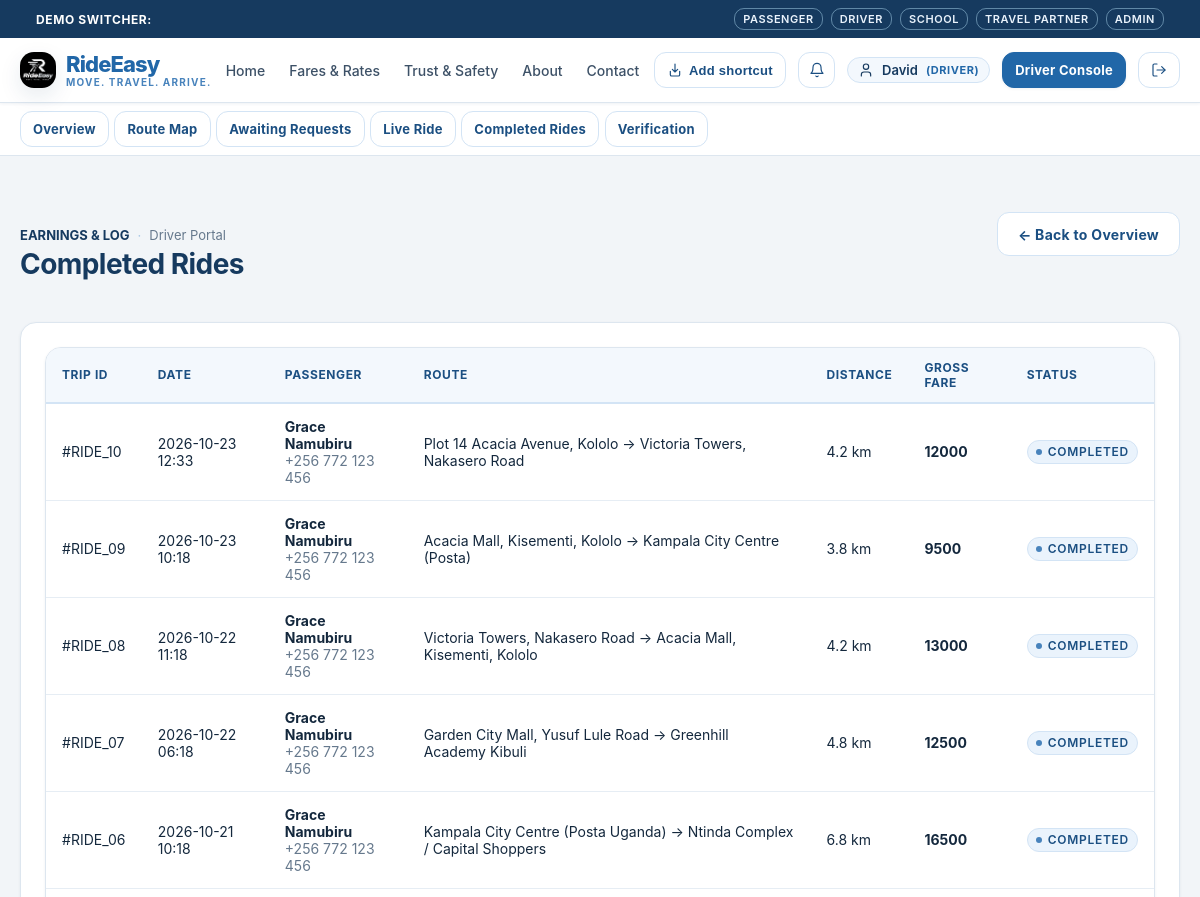
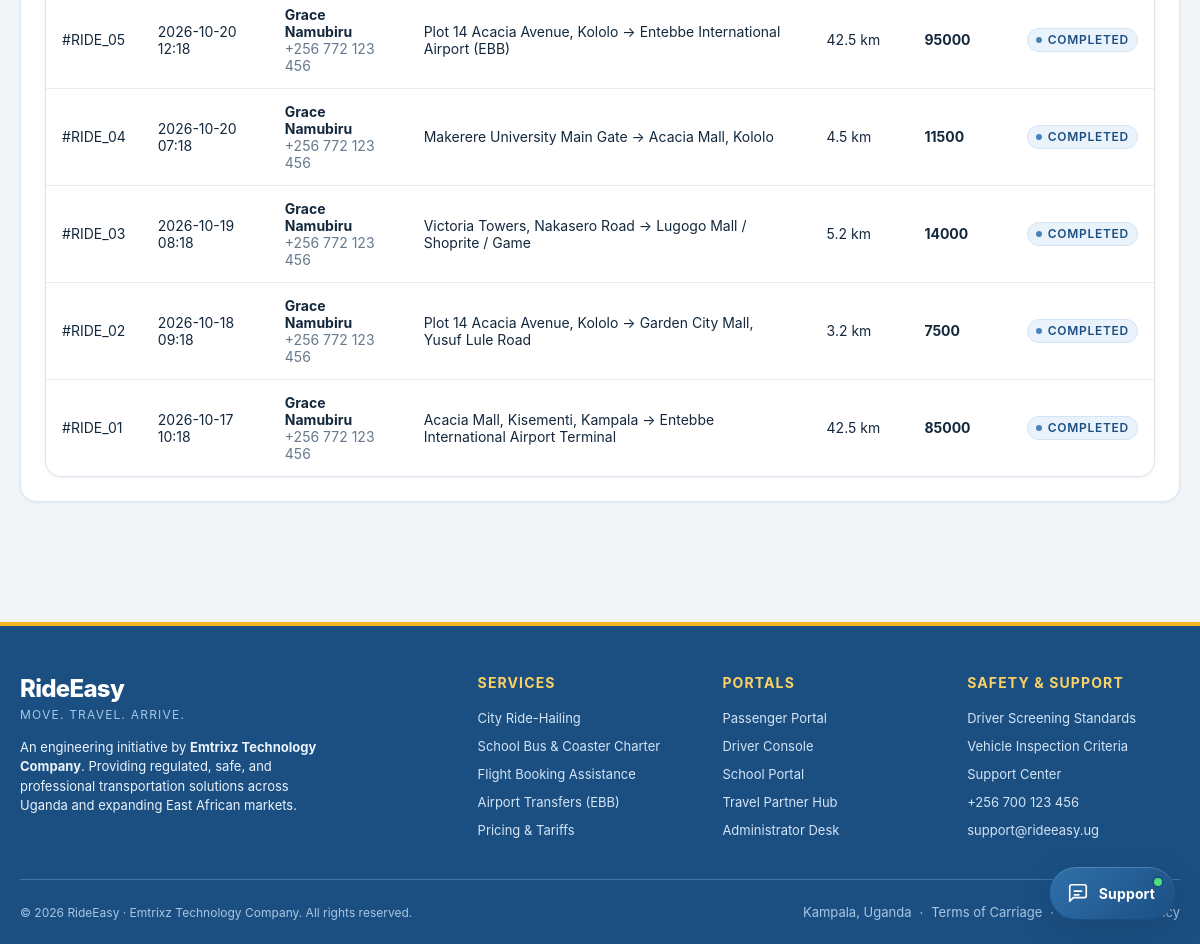
Screenshot of /driver/trips (signed in) with the database file from the repository (2 pictures, top to bottom).
### tables this page shows
CREATE TABLE users (
    id TEXT PRIMARY KEY,
    email TEXT UNIQUE NOT NULL,
    password_hash TEXT NOT NULL,
    role TEXT NOT NULL CHECK(role IN ('PASSENGER', 'DRIVER', 'SCHOOL', 'TRAVEL_COMPANY', 'ADMIN')),
    full_name TEXT NOT NULL,
    phone TEXT NOT NULL,
    is_active INTEGER NOT NULL DEFAULT 1,
    is_verified INTEGER NOT NULL DEFAULT 0,
    created_at TIMESTAMP NOT NULL DEFAULT CURRENT_TIMESTAMP,
    updated_at TIMESTAMP NOT NULL DEFAULT CURRENT_TIMESTAMP
, avatar_url TEXT DEFAULT '/static/images/default-avatar.svg');

CREATE TABLE rides (
    id TEXT PRIMARY KEY,
    passenger_id TEXT NOT NULL,
    driver_id TEXT,
    category TEXT NOT NULL CHECK(category IN ('BODA', 'ECONOMY', 'COMFORT', 'PREMIUM')),
    pickup_address TEXT NOT NULL,
    pickup_lat REAL NOT NULL,
    pickup_lng REAL NOT NULL,
    destination_address TEXT NOT NULL,
    destination_lat REAL NOT NULL,
    destination_lng REAL NOT NULL,
    estimated_distance_km REAL NOT NULL,
    estimated_fare_ugx INTEGER NOT NULL,
    final_fare_ugx INTEGER,
    payment_method TEXT NOT NULL DEFAULT 'CASH' CHECK(payment_method IN ('CASH', 'MTN_MOMO', 'AIRTEL_MONEY', 'CARD')),
    payment_status TEXT NOT NULL DEFAULT 'UNPAID' CHECK(payment_status IN ('UNPAID', 'PENDING', 'PAID')),
    status TEXT NOT NULL DEFAULT 'REQUESTED' CHECK(status IN (
        'REQUESTED',
        'SEARCHING_FOR_DRIVER',
        'DRIVER_ASSIGNED',
        'DRIVER_ARRIVING',
        'DRIVER_ARRIVED',
        'TRIP_STARTED',
        'TRIP_COMPLETED',
        'PAYMENT_PENDING',
        'COMPLETED',
        'CANCELLED'
    )),
    cancellation_reason TEXT,
    is_airport_ride INTEGER NOT NULL DEFAULT 0,
    related_journey_id TEXT,
    created_at TIMESTAMP NOT NULL DEFAULT CURRENT_TIMESTAMP,
    updated_at TIMESTAMP NOT NULL DEFAULT CURRENT_TIMESTAMP, cancelled_at TIMESTAMP, driver_response_status TEXT NOT NULL DEFAULT 'ACCEPTED' CHECK(driver_response_status IN ('PENDING', 'ACCEPTED', 'DECLINED')),
    FOREIGN KEY (passenger_id) REFERENCES users(id) ON DELETE CASCADE,
    FOREIGN KEY (driver_id) REFERENCES users(id),
    FOREIGN KEY (related_journey_id) REFERENCES confirmed_journeys(id)
);

### rideeasy/app/routes/driver.py (the view)
@driver_bp.route("/trips")
def trips():
    user = AuthService.get_current_user()
    db = get_db()
    trips_list = db.fetchall(
        """SELECT r.*, u.full_name as passenger_name, u.phone as passenger_phone
        FROM rides r
        JOIN users u ON r.passenger_id = u.id
        WHERE r.driver_id = ? AND r.status = 'COMPLETED'
        ORDER BY r.created_at DESC""",
        (user["id"],)
    )
    return render_template("driver/trips.html", user=user, trips=trips_list)

### rideeasy/app/templates/driver/trips.html (shortened to what this page needs)
{% extends "base.html" %}
{% block content %}
<div class="container section">
  <div style="display: flex; justify-content: space-between; align-items: baseline; flex-wrap: wrap; gap: 1rem; margin-bottom: 2rem;">
    <div>
      <div class="metadata-row" style="margin-bottom: 0.25rem;">
        <span style="font-weight: 700; color: var(--color-black); text-transform: uppercase;">Earnings & Log</span>
        <span class="metadata-separator">·</span>
        <span>Driver Portal</span>
      </div>
      <h2>Completed Rides</h2>
    </div>
    <a href="/driver/dashboard" class="btn btn-secondary">
      ← Back to Overview
    </a>
  </div>
  <div class="card">
    {% if trips %}
      <div class="table-responsive">
        <table class="table">
          <thead>
            <tr>
              <th>Trip ID</th>
              <th>Date</th>
              <th>Passenger</th>
              <th>Route</th>
              <th>Distance</th>
              <th>Gross Fare</th>
              <th>Status</th>
            </tr>
          </thead>
          <tbody>
            {% for t in trips %}
              <tr>
                <td>#{{ t.id[:8].upper() }}</td>
                <td class="text-subtle">{{ t.created_at[:16] }}</td>
                <td>
                  <strong>{{ t.passenger_name }}</strong>
                  <div class="text-subtle">{{ t.passenger_phone }}</div>
                </td>
                <td>{{ t.pickup_address }} → {{ t.destination_address }}</td>
                <td>{{ t.estimated_distance_km }} km</td>
                <td style="font-weight: 700;">{{ t.final_fare_ugx or t.estimated_fare_ugx | ugx }}</td>
                <td>
                  <span class="status-indicator">
                    <span class="status-dot"></span> {{ t.status }}
                  </span>
                </td>
              </tr>
            {% endfor %}
          </tbody>
        </table>
      </div>
    {% else %}
      <div style="text-align: center; padding: 3rem 0; color: var(--color-medium-grey);">
        No completed trips in log yet.
      </div>
    {% endif %}
  </div>
</div>
{% endblock %}

### rideeasy/app/templates/base.html (shortened to what this page needs)
<!DOCTYPE html>
<html lang="en">
<head>
  <link rel="stylesheet" href="/static/css/base.css">
  <link rel="stylesheet" href="/static/css/components.css">
  <link rel="stylesheet" href="/static/css/dashboard.css">
  <link rel="stylesheet" href="/static/css/responsive.css">
</head>
<body>
  <aside class="demo-role-bar no-print" aria-label="Demo role selector">
    <div class="container" style="display: flex; align-items: center; justify-content: space-between; flex-wrap: wrap; gap: 0.5rem; width: 100%;">
      <span style="font-weight: 700; letter-spacing: 0.05em; text-transform: uppercase;">Demo Switcher:</span>
      <div class="demo-role-links">
        <a href="/auth/demo/passenger" class="demo-btn">Passenger</a>
        <a href="/auth/demo/driver" class="demo-btn">Driver</a>
        <a href="/auth/demo/school" class="demo-btn">School</a>
        <a href="/auth/demo/travel" class="demo-btn">Travel Partner</a>
        <a href="/auth/demo/admin" class="demo-btn">Admin</a>
      </div>
    </div>
  </aside>
  <header class="navbar no-print">
    <div class="container">
      <div class="navbar-inner">
        <div class="brand-group">
          <a href="/" style="display: flex; align-items: center; gap: 0.625rem; text-decoration: none;">
            <img src="/static/images/logo.png" alt="RideEasy Logo" style="height: 36px; width: auto; object-fit: contain;" onerror="this.style.display='none'">
            <div style="display: flex; flex-direction: column;">
              <span class="brand-logo" style="line-height: 1.1;">{{ app_name }}</span>
              <span class="brand-tagline" style="font-size: 0.625rem; letter-spacing: 0.12em;">{{ app_tagline }}</span>
            </div>
          </a>
        </div>
        <nav aria-label="Main Navigation">
          <ul class="nav-links">
            <li><a href="/" class="nav-link">Home</a></li>
            <li><a href="/pricing" class="nav-link">Fares & Rates</a></li>
            <li><a href="/safety" class="nav-link">Trust & Safety</a></li>
            <li><a href="/about" class="nav-link">About</a></li>
            <li><a href="/contact" class="nav-link">Contact</a></li>
          </ul>
        </nav>
        <div class="nav-actions">
          <button type="button" class="btn btn-secondary btn-sm app-shortcut-button" data-add-shortcut title="Create a RideEasy shortcut" aria-label="Create a RideEasy shortcut">
            <svg class="icon icon-sm" viewBox="0 0 24 24" aria-hidden="true"><path d="M12 3v12m0 0 4-4m-4 4-4-4"/><path d="M5 14v5a2 2 0 0 0 2 2h10a2 2 0 0 0 2-2v-5"/></svg>
            <span>Add shortcut</span>
          </button>
          {% if current_user %}
            <div style="position: relative;">
              <button id="notif-bell-btn" class="btn btn-secondary btn-sm" aria-label="Notifications" title="In-App Notifications" style="position: relative; padding: 0.35rem 0.6rem;" onclick="toggleNotifDropdown(event);">
                <svg class="icon icon-sm" viewBox="0 0 24 24"><path d="M18 8A6 6 0 0 0 6 8c0 7-3 9-3 9h18s-3-2-3-9"/><path d="M13.73 21a2 2 0 0 1-3.46 0"/></svg>
              </button>
            </div>
            <a href="/profile" class="user-nav-chip" title="View and Edit Profile" style="text-decoration: none;">
              {% if current_user.avatar_url and current_user.avatar_url != '/static/images/default-avatar.svg' %}
                <img src="{{ current_user.avatar_url }}" alt="{{ current_user.full_name }}" style="width: 20px; height: 20px; border-radius: var(--radius-sm); object-fit: cover;">
              {% else %}
                <svg class="icon icon-sm" viewBox="0 0 24 24"><path d="M19 21v-2a4 4 0 0 0-4-4H9a4 4 0 0 0-4 4v2"/><circle cx="12" cy="7" r="4"/></svg>
              {% endif %}
              <span>{{ current_user.full_name.split()[0] }}</span>
              <span class="user-role-label">({{ current_user.role }})</span>
            </a>
            {% if current_user.role == 'PASSENGER' %}
              <a href="/passenger/dashboard" class="btn btn-secondary btn-sm">Dashboard</a>
              <a href="/passenger/book-ride" class="btn btn-primary btn-sm">Book Ride</a>
            {% elif current_user.role == 'DRIVER' %}
              <a href="/driver/dashboard" class="btn btn-primary btn-sm">Driver Console</a>
            {% elif current_user.role == 'SCHOOL' %}
              <a href="/school/dashboard" class="btn btn-primary btn-sm">School Portal</a>
            {% elif current_user.role == 'TRAVEL_COMPANY' %}
              <a href="/travel/dashboard" class="btn btn-primary btn-sm">Agency Console</a>
            {% elif current_user.role == 'ADMIN' %}
              <a href="/admin/dashboard" class="btn btn-primary btn-sm">Admin Control</a>
            {% endif %}
            <a href="/auth/logout" class="btn btn-secondary btn-sm" title="Sign Out">
              <svg class="icon icon-sm" viewBox="0 0 24 24"><path d="M9 21H5a2 2 0 0 1-2-2V5a2 2 0 0 1 2-2h4"/><polyline points="16 17 21 12 16 7"/><line x1="21" y1="12" x2="9" y2="12"/></svg>
            </a>
          {% else %}
            <a href="/auth/login" class="btn btn-secondary btn-sm">Sign In</a>
            <a href="/auth/register" class="btn btn-primary btn-sm">Register</a>
          {% endif %}
        </div>
      </div>
    </div>
  </header>
  {% if current_user %}
    <nav aria-label="Workspace navigation" style="border-bottom: 1px solid var(--color-light-grey); background: var(--color-white);">
      <div class="container" style="display: flex; gap: 0.35rem; overflow-x: auto; padding-top: 0.5rem; padding-bottom: 0.5rem; white-space: nowrap;">
        {% if current_user.role == 'PASSENGER' %}
          <a href="/passenger/dashboard" class="btn btn-secondary btn-sm">Overview</a>
          <a href="/map" class="btn btn-secondary btn-sm">Route Map</a>
          <a href="/passenger/rides" class="btn btn-secondary btn-sm">Recent Trips</a>
          <a href="/passenger/rides?status=awaiting" class="btn btn-secondary btn-sm">Awaiting Rides</a>
          <a href="/passenger/book-ride" class="btn btn-secondary btn-sm">Book a Ride</a>
          <a href="/passenger/flight-request" class="btn btn-secondary btn-sm">Book a Flight</a>
          <a href="/passenger/flight-requests" class="btn btn-secondary btn-sm">Flight Requests</a>
          <a href="/passenger/journeys" class="btn btn-secondary btn-sm">Journeys</a>
          <a href="/passenger/rewards" class="btn btn-secondary btn-sm">Rewards</a>
        {% elif current_user.role == 'DRIVER' %}
          <a href="/driver/dashboard" class="btn btn-secondary btn-sm">Overview</a>
          <a href="/map" class="btn btn-secondary btn-sm">Route Map</a>
          <a href="/driver/requests" class="btn btn-secondary btn-sm">Awaiting Requests</a>
          <a href="/driver/active-ride" class="btn btn-secondary btn-sm">Live Ride</a>
          <a href="/driver/trips" class="btn btn-secondary btn-sm">Completed Rides</a>
          <a href="/driver/verification" class="btn btn-secondary btn-sm">Verification</a>
        {% elif current_user.role == 'SCHOOL' %}
          <a href="/school/dashboard" class="btn btn-secondary btn-sm">Overview</a>
          <a href="/map" class="btn btn-secondary btn-sm">Route Map</a>
          <a href="/school/requests" class="btn btn-secondary btn-sm">Transport Requests</a>
          <a href="/school/request" class="btn btn-secondary btn-sm">Book Transport</a>
        {% elif current_user.role == 'TRAVEL_COMPANY' %}
          <a href="/map" class="btn btn-secondary btn-sm">Route Map</a>
          <a href="/travel/dashboard" class="btn btn-secondary btn-sm">Travel Partner Dashboard</a>
        {% endif %}
      </div>
    </nav>
  {% endif %}
  <main>
    {% block content %}{% endblock %}
  </main>
  <footer class="footer no-print">
    <div class="container">
      <div class="footer-inner">
        <div>
          <div style="font-size: 1.5rem; font-weight: 800; letter-spacing: -0.03em; margin-bottom: 0.25rem;">{{ app_name }}</div>
          <div style="font-size: 0.75rem; letter-spacing: 0.1em; color: var(--color-medium-grey); text-transform: uppercase; margin-bottom: 1rem;">{{ app_tagline }}</div>
          <p style="color: var(--color-light-grey); font-size: 0.8125rem; max-width: 320px; line-height: 1.5;">
            An engineering initiative by <strong>{{ company_name }}</strong>. Providing regulated, safe, and professional transportation solutions across Uganda and expanding East African markets.
          </p>
        </div>
        <div>
          <h4>Services</h4>
          <ul class="footer-links">
            <li><a href="/passenger/book-ride">City Ride-Hailing</a></li>
            <li><a href="/school/request">School Bus & Coaster Charter</a></li>
            <li><a href="/passenger/flight-request">Flight Booking Assistance</a></li>
            <li><a href="/pricing">Airport Transfers (EBB)</a></li>
            <li><a href="/pricing">Pricing & Tariffs</a></li>
          </ul>
        </div>
        <div>
          <h4>Portals</h4>
          <ul class="footer-links">
            <li><a href="/auth/demo/passenger">Passenger Portal</a></li>
            <li><a href="/auth/demo/driver">Driver Console</a></li>
            <li><a href="/auth/demo/school">School Portal</a></li>
            <li><a href="/auth/demo/travel">Travel Partner Hub</a></li>
            <li><a href="/auth/demo/admin">Administrator Desk</a></li>
          </ul>
        </div>
        <div>
          <h4>Safety & Support</h4>
          <ul class="footer-links">
            <li><a href="/safety">Driver Screening Standards</a></li>
            <li><a href="/safety">Vehicle Inspection Criteria</a></li>
            <li><a href="/contact">Support Center</a></li>
            <li><a href="tel:{{ support_phone }}">{{ support_phone }}</a></li>
            <li><a href="mailto:{{ support_email }}">{{ support_email }}</a></li>
          </ul>
        </div>
      </div>
      <div class="footer-bottom">
        <div>© 2026 {{ app_name }} · {{ company_name }}. All rights reserved.</div>
        <div class="metadata-row" style="color: var(--color-medium-grey);">
          <span>Kampala, Uganda</span>
          <span class="metadata-separator">·</span>
          <span>Terms of Carriage</span>
          <span class="metadata-separator">·</span>
          <span>Data Privacy Policy</span>
        </div>
      </div>
    </div>
  </footer>
  <div class="ai-support-widget no-print" id="ai-support-widget">
      <button type="button" class="ai-support-toggle" id="ai-support-toggle" aria-controls="ai-support-panel" aria-expanded="false" aria-label="Open RideEasy support chat">
        <svg class="icon" viewBox="0 0 24 24" aria-hidden="true"><path d="M21 15a2 2 0 0 1-2 2H7l-4 4V5a2 2 0 0 1 2-2h14a2 2 0 0 1 2 2z"/><path d="M8 10h8M8 14h5"/></svg>
        <span>Support</span>
        <span class="ai-support-toggle-status" aria-hidden="true"></span>
      </button>
  </div>
</body>
</html>

### rows the page displays
users: full_name "David", role "DRIVER"
rides: id "RIDE_10", created_at "2026-10-23 12:33", passenger_name "Grace Namubiru", passenger_phone "+256 772 123 456", pickup_address "Plot 14 Acacia Avenue, Kololo", destination_address "Victoria Towers, Nakasero Road", estimated_distance_km "4.2", final_fare_ugx "12000", status "COMPLETED"
rides: id "RIDE_09", created_at "2026-10-23 10:18", passenger_name "Grace Namubiru", passenger_phone "+256 772 123 456", pickup_address "Acacia Mall, Kisementi, Kololo", destination_address "Kampala City Centre (Posta)", estimated_distance_km "3.8", final_fare_ugx "9500", status "COMPLETED"
rides: id "RIDE_08", created_at "2026-10-22 11:18", passenger_name "Grace Namubiru", passenger_phone "+256 772 123 456", pickup_address "Victoria Towers, Nakasero Road", destination_address "Acacia Mall, Kisementi, Kololo", estimated_distance_km "4.2", final_fare_ugx "13000", status "COMPLETED"
rides: id "RIDE_07", created_at "2026-10-22 06:18", passenger_name "Grace Namubiru", passenger_phone "+256 772 123 456", pickup_address "Garden City Mall, Yusuf Lule Road", destination_address "Greenhill Academy Kibuli", estimated_distance_km "4.8", final_fare_ugx "12500", status "COMPLETED"
rides: id "RIDE_06", created_at "2026-10-21 10:18", passenger_name "Grace Namubiru", passenger_phone "+256 772 123 456", pickup_address "Kampala City Centre (Posta Uganda)", destination_address "Ntinda Complex / Capital Shoppers", estimated_distance_km "6.8", final_fare_ugx "16500", status "COMPLETED"
rides: id "RIDE_05", created_at "2026-10-20 12:18", passenger_name "Grace Namubiru", passenger_phone "+256 772 123 456", pickup_address "Plot 14 Acacia Avenue, Kololo", destination_address "Entebbe International Airport (EBB)", estimated_distance_km "42.5", final_fare_ugx "95000", status "COMPLETED"
rides: id "RIDE_04", created_at "2026-10-20 07:18", passenger_name "Grace Namubiru", passenger_phone "+256 772 123 456", pickup_address "Makerere University Main Gate", destination_address "Acacia Mall, Kololo", estimated_distance_km "4.5", final_fare_ugx "11500", status "COMPLETED"
rides: id "RIDE_03", created_at "2026-10-19 08:18", passenger_name "Grace Namubiru", passenger_phone "+256 772 123 456", pickup_address "Victoria Towers, Nakasero Road", destination_address "Lugogo Mall / Shoprite / Game", estimated_distance_km "5.2", final_fare_ugx "14000", status "COMPLETED"
rides: id "RIDE_02", created_at "2026-10-18 09:18", passenger_name "Grace Namubiru", passenger_phone "+256 772 123 456", pickup_address "Plot 14 Acacia Avenue, Kololo", destination_address "Garden City Mall, Yusuf Lule Road", estimated_distance_km "3.2", final_fare_ugx "7500", status "COMPLETED"
rides: id "RIDE_01", created_at "2026-10-17 10:18", passenger_name "Grace Namubiru", passenger_phone "+256 772 123 456", pickup_address "Acacia Mall, Kisementi, Kampala", destination_address "Entebbe International Airport Terminal", estimated_distance_km "42.5", final_fare_ugx "85000", status "COMPLETED"

### other values shown
{{ app_name }} "RideEasy"
{{ app_tagline }} "MOVE. TRAVEL. ARRIVE."
{{ company_name }} "Emtrixz Technology Company"
{{ support_phone }} "+256 700 123 456"
{{ support_email }} "support@rideeasy.ug"
